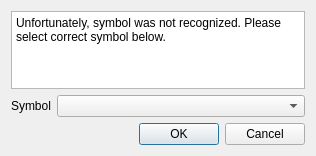
<?xml version="1.0" encoding="UTF-8"?>
<ui version="4.0">
 <class>RecognitionDialog</class>
 <widget class="QDialog" name="RecognitionDialog">
  <property name="geometry">
   <rect>
    <x>0</x>
    <y>0</y>
    <width>316</width>
    <height>156</height>
   </rect>
  </property>
  <property name="windowTitle">
   <string>Unrecognized symbol</string>
  </property>
  <layout class="QVBoxLayout" name="verticalLayout">
   <item>
    <widget class="QPlainTextEdit" name="plainTextEdit">
     <property name="readOnly">
      <bool>true</bool>
     </property>
     <property name="plainText">
      <string>Unfortunately, symbol was not recognized. Please select correct symbol below.</string>
     </property>
    </widget>
   </item>
   <item>
    <layout class="QFormLayout" name="formLayout">
     <item row="1" column="0">
      <widget class="QLabel" name="label">
       <property name="text">
        <string>Symbol</string>
       </property>
      </widget>
     </item>
     <item row="1" column="1">
      <widget class="QComboBox" name="correctSymbol"/>
     </item>
    </layout>
   </item>
   <item>
    <widget class="QDialogButtonBox" name="buttonBox">
     <property name="orientation">
      <enum>Qt::Horizontal</enum>
     </property>
     <property name="standardButtons">
      <set>QDialogButtonBox::Cancel|QDialogButtonBox::Ok</set>
     </property>
    </widget>
   </item>
  </layout>
 </widget>
 <resources/>
 <connections>
  <connection>
   <sender>buttonBox</sender>
   <signal>accepted()</signal>
   <receiver>RecognitionDialog</receiver>
   <slot>accept()</slot>
   <hints>
    <hint type="sourcelabel">
     <x>248</x>
     <y>254</y>
    </hint>
    <hint type="destinationlabel">
     <x>157</x>
     <y>274</y>
    </hint>
   </hints>
  </connection>
  <connection>
   <sender>buttonBox</sender>
   <signal>rejected()</signal>
   <receiver>RecognitionDialog</receiver>
   <slot>reject()</slot>
   <hints>
    <hint type="sourcelabel">
     <x>316</x>
     <y>260</y>
    </hint>
    <hint type="destinationlabel">
     <x>286</x>
     <y>274</y>
    </hint>
   </hints>
  </connection>
 </connections>
</ui>
